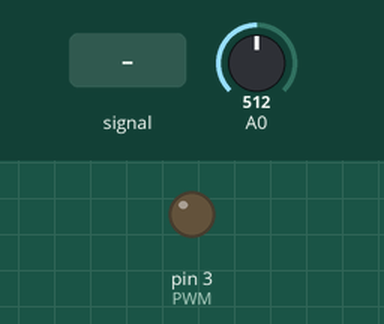
Recording of a sketch running on a simulated Arduino Uno, built with avr-gcc and run on an emulated ATmega328P. Shown: output pins drawn as LEDs (lit = HIGH). Inputs (shaded band) come from the test bench; at power-on: A0 = 512.

Above: at 1.2 s.
1.3 s: A0 fed a 200 Hz sine of ±81 counts around its level
At 1.55 s:
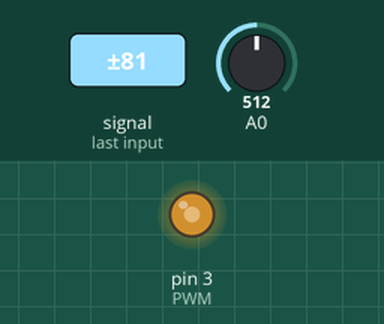
At 2.45 s:
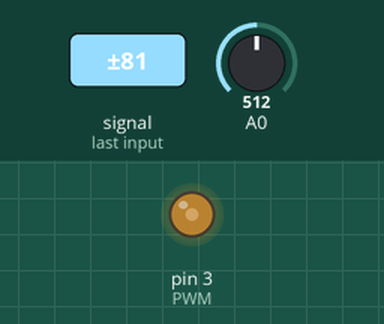
4.3 s: A0 set to 490
7.3 s: A0 set to 0
At 10.0 s:
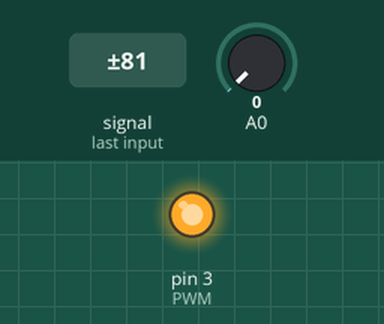
Timing chart, 0 to 11.5 s (numbered marks = the images above; inputs shaded):
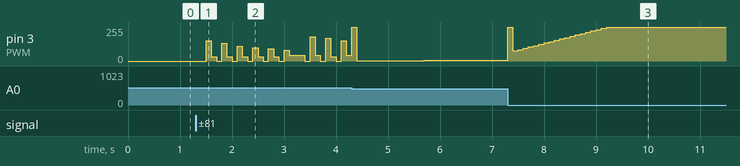

The sketch:

testePID.ino
```cpp
#include <PID_v1.h>
#define R 2
#define PWM 3
#define L 4

//Define Variables we'll be connecting to
double Setpoint, Input, Output;

//Define the aggressive and conservative Tuning Parameters
double aggKp=0.1, aggKi=0.2, aggKd=1;
double consKp=0.1, consKi=0.05, consKd=0.25;

//Specify the links and initial tuning parameters
PID myPID(&Input, &Output, &Setpoint, consKp, consKi, consKd, DIRECT);

void setup()
{
  //initialize the variables we're linked to
  Input = analogRead(A0);
  Setpoint = 500;

  //turn the PID on
  myPID.SetMode(AUTOMATIC);
}

void loop()
{
  Input = analogRead(A0);

  double gap = abs(Setpoint-Input); //distance away from setpoint
  if(gap<10)
  {  //we're close to setpoint, use conservative tuning parameters
    myPID.SetTunings(consKp, consKi, consKd);
  }
  else
  {
     //we're far from setpoint, use aggressive tuning parameters
     myPID.SetTunings(aggKp, aggKi, aggKd);
  }

  myPID.Compute();

  if (Input < 500) {
    Serial.print(" R ");
    Serial.println(Output);

    digitalWrite(L, HIGH);
    digitalWrite(R, LOW);
    analogWrite(PWM, Output);
  } else {
    Serial.print(" L ");
    Serial.println(Output);

    digitalWrite(R, HIGH);
    digitalWrite(L, LOW);
    analogWrite(PWM, Output);
  }
}
```
